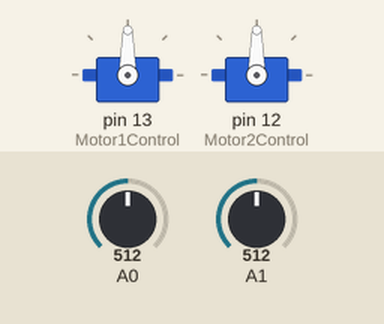
Bench run of a sketch on a simulated Arduino Uno, built with avr-gcc and run on an emulated ATmega328P. On the bench: 2 × servo. The test bench sets the inputs (shaded band); at power-on: A1 = 512, A0 = 512. What the sketch prints to the serial monitor is not drawn.

Above: at 0.1 s.
At 10.9 s:
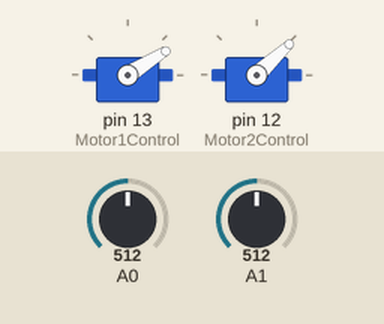
11.0 s: A1 set to 65
At 15.8 s:
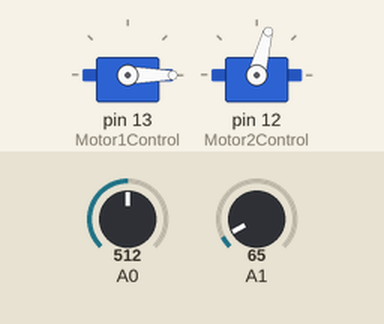
Timing chart, 0 to 17.3 s (numbered marks = the images above; inputs shaded):
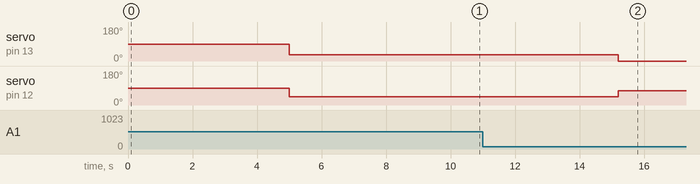

Measured:
- after the input at 11.0 s, servo on pin 13 (Motor1Control): 32° → 0° after 4.2 s; servo on pin 12 (Motor2Control): 43° → 75° after 4.2 s

The sketch:

Code_Continuous.ino
```cpp
#include <Servo.h>
Servo myservo1;
Servo myservo2;
const int Motor1Control = 13;
const int Motor2Control = 12;

// LED Pins
int led4 = 4;
int led7 = 7;
int led8 = 8;

float ratio=0.0;
void setup() {
    Serial.begin(9600);
    myservo1.attach(Motor1Control);
    myservo2.attach(Motor2Control);
}
float increment=0.0;


void loop() {
    for(int i=0 ; i<5 ; i++)
  {
      // LEDs added to pins 4 7 8
      // Calibration can also be done here
      if(i > 4)
      {
          // All LEDs OFF
          digitalWrite(led4, HIGH);
          digitalWrite(led7, HIGH);
          digitalWrite(led8, HIGH);
      }
      else if (i > 3)
      {
          // Two LEDs off
          digitalWrite(led4, LOW);
          digitalWrite(led7, HIGH);
          digitalWrite(led8, HIGH);
      }
      else if (i > 2)
      {
          // One LED off
          digitalWrite(led4, LOW);
          digitalWrite(led7, LOW);
          digitalWrite(led8, HIGH);
      }
      else
      {
          // all LEDs on
          digitalWrite(led4, LOW);
          digitalWrite(led7, LOW);
          digitalWrite(led8, LOW);
      }
      // Wait function
      delay(1000);
    }

  int sensorValue1 = analogRead(A0);
  int sensorValue2 = analogRead(A1);

  ratio=float(sensorValue2)/sensorValue1;
  Serial.print("Ratio: "); Serial.println(ratio);

  if(ratio > 6.0){
    ratio=6.0;
  }if(ratio<1.0/6){
    ratio=1.0/6;
  }if(ratio>1){
  increment=6.5*(ratio-1);
  }else if(ratio<=1){
    increment=6.5*(-1/ratio+1);
  }

  myservo1.write(int(32.5+increment));
  myservo2.write(75-int(32.5+increment));


  // Algorithm to check if one of the players won
  if(int(32.5+increment)>=75){
    while(1){
      Serial.print("Player1 wins.");
    }
  }
  else if (int(32.5+increment)<=0){
    while(1){
      Serial.print("Player2 wins.");
    }
  }
  //when one of the arms reached horizontal level and both arms were in contact
  delay(100);
}
```
